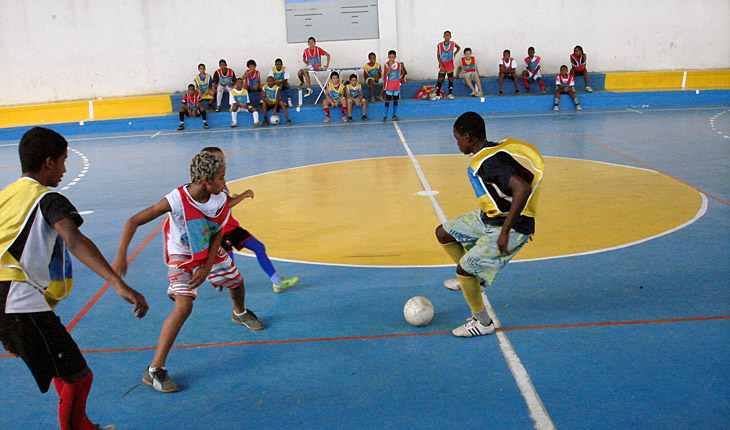
#> input picture futsal1.jpg, 730 x 430 px
$ python lena.py
#> lines starting #> are read from the running program, lines starting #| are printed output that depends on the picture
# -*- coding: utf-8 -*-
"""
Created on Fri Apr 15 09:21:32 2016

@author: luiz
"""

from skimage import io
import matplotlib.pyplot as plt
import numpy as np

im = io.imread("futsal1.jpg")
#> im is the input picture: shape (430, 730, 3); mean R, G, B 122.4, 135.8, 140.1

print(im.shape)
#| (430, 730, 3)
lin,col,prof = im.shape
#> lin = 430; col = 730; prof = 3

img2 =np.zeros((lin,col,prof),'uint8')

for l in range(lin):
    for c in range(col):
        R,G,B = im[l,c,:]
        #C M Y inversão do RGB (muito utilizado em impressão)
        C = 1 - ( R / 255)
        M = 1 - ( G / 255)
        Y = 1 - ( B / 255)
        img2[l,c,:]=C*255,M*255,Y*255
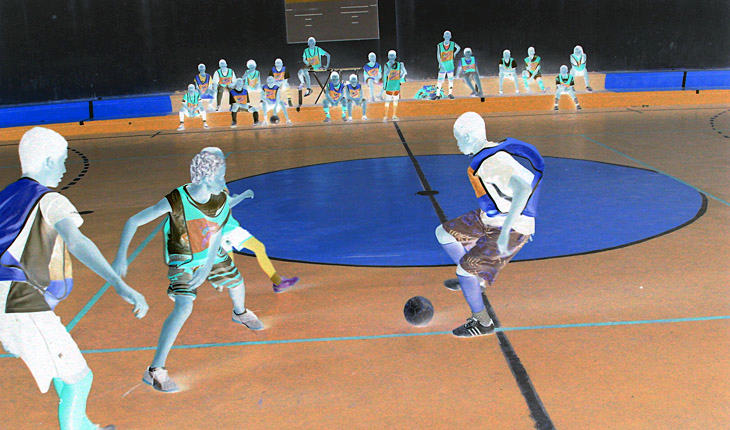
#> img2: shape (430, 730, 3); mean R, G, B 132.4, 118.9, 114.6

plt.figure()
plt.subplot(241)
plt.imshow(im)
plt.subplot(242)
plt.imshow(im[:,:,0],cmap="gray",vmin=0,vmax=255) #R
plt.subplot(243)
plt.imshow(im[:,:,1],cmap="gray",vmin=0,vmax=255) #G
plt.subplot(244)
plt.imshow(im[:,:,2],cmap="gray",vmin=0,vmax=255) #B

plt.subplot(245)
plt.imshow(img2)
plt.subplot(246)
plt.imshow(img2[:,:,0],cmap="gray",vmin=0,vmax=255) #C
plt.subplot(247)
plt.imshow(img2[:,:,1],cmap="gray",vmin=0,vmax=255) #M
plt.subplot(248)
plt.imshow(img2[:,:,2],cmap="gray",vmin=0,vmax=255) #Y
plt.show()
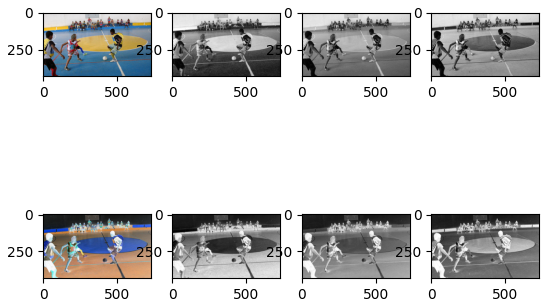
#> figure drawn by matplotlib, 8 panels

$ run again, with jogobola1.jpg copied over futsal1.jpg
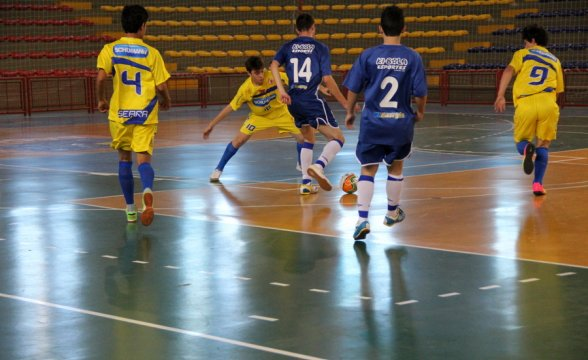
#> input picture jogobola1.jpg, 588 x 360 px
#> im is the input picture: shape (360, 588, 3); mean R, G, B 109.5, 105.1, 93.9
#| (360, 588, 3)
#> after the loop `for l in range(lin):`:
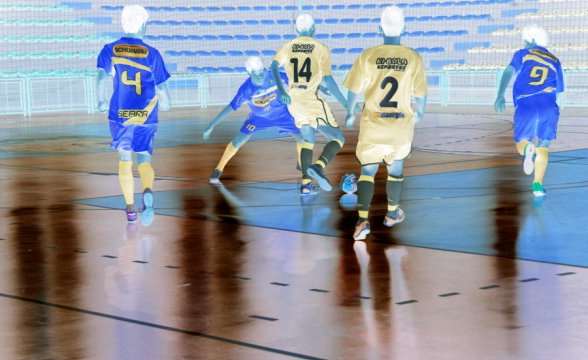
#> img2: shape (360, 588, 3); mean R, G, B 145.3, 149.7, 161

$ run again, with jogobola2.jpg copied over futsal1.jpg
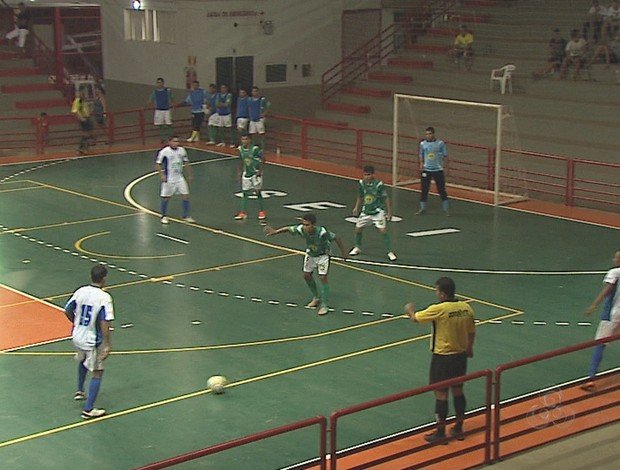
#> input picture jogobola2.jpg, 620 x 470 px
#> im is the input picture: shape (470, 620, 3); mean R, G, B 94.4, 95.1, 75.1
#| (470, 620, 3)
#> after the loop `for l in range(lin):`:
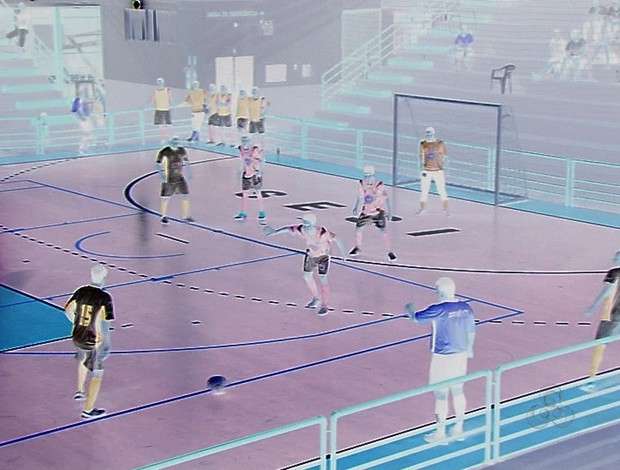
#> img2: shape (470, 620, 3); mean R, G, B 160.5, 159.8, 179.8
